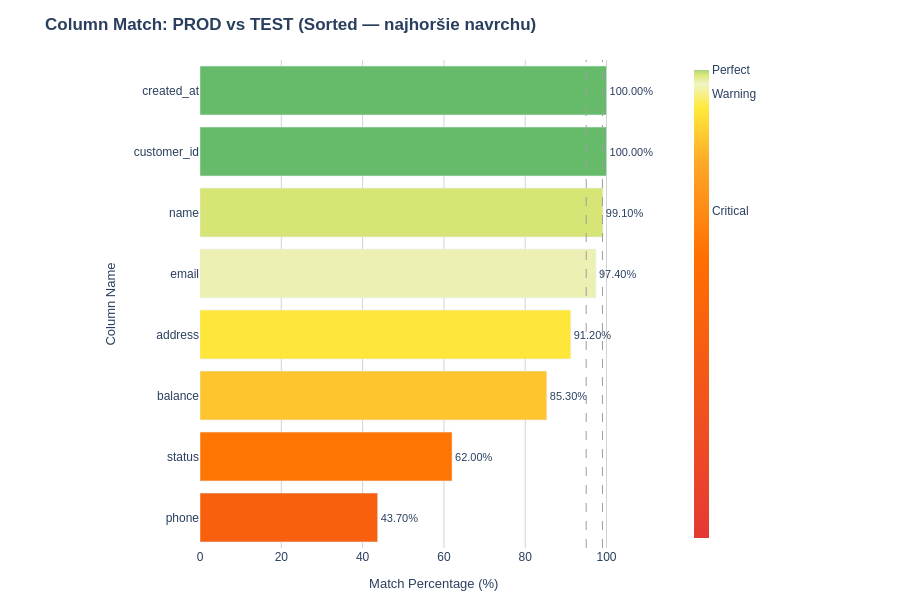

The code cell stored with this chart in its notebook:
### Markdown cell above
### `plot_match_percentage_sorted` — zoradené podľa match %

### Code cell
from databay.reporting.plot import plot_match_percentage_sorted

# Rovnaky slovnik ? tentokrat zoradene od najhorsieho (ascending=True = najnizsi match prvy)
fig = plot_match_percentage_sorted(
    match_data,
    title="Column Match: PROD vs TEST (Sorted - najhorsie navrchu)",
    ascending=True,
    show_reference_lines=True,
)
fig.show()

### Figure 1 — Plotly figure (JSON) as saved in the notebook; plotly's stock layout.template omitted (floating-point values rounded to 4 significant figures)
{"data": [{"hovertemplate": "<b>%{y}</b><br>Match: %{x:.2f}%<extra></extra>", "legendgroup": "", "marker": {"color": [43.7, 62.0, 85.3, 91.2, 97.4, 99.1, 100.0, 100.0], "coloraxis": "coloraxis", "pattern": {"shape": ""}}, "name": "", "orientation": "h", "showlegend": false, "text": [43.7, 62.0, 85.3, 91.2, 97.4, 99.1, 100.0, 100.0], "textfont": {"size": 11}, "textposition": "outside", "texttemplate": "%{text:.2f}%", "type": "bar", "x": [43.7, 62.0, 85.3, 91.2, 97.4, 99.1, 100.0, 100.0], "xaxis": "x", "y": ["phone", "status", "balance", "address", "email", "name", "customer_id", "created_at"], "yaxis": "y"}], "layout": {"barmode": "relative", "coloraxis": {"cmax": 100, "cmin": 0, "colorbar": {"len": 1, "thickness": 15, "ticktext": ["Critical", "Warning", "Perfect"], "tickvals": [70, 95, 100], "title": {"font": {"size": 12}, "text": ""}, "x": 0.88, "xanchor": "left"}, "colorscale": [[0, "#e53935"], [0.6, "#ff6f00"], [0.8, "#ffa726"], [0.92, "#ffeb3b"], [0.97, "#f0f4c3"], [0.99, "#dce775"], [0.999, "#aed581"], [1, "#66bb6a"]]}, "font": {"family": "Arial, sans-serif", "size": 12}, "height": 600, "hoverlabel": {"bgcolor": "white", "font": {"family": "Arial, sans-serif", "size": 12}}, "legend": {"tracegroupgap": 0}, "margin": {"b": 50, "l": 200, "r": 150, "t": 60}, "modebar": {"remove": ["zoom2d", "pan2d", "select2d", "lasso2d", "autoScale2d", "resetScale2d", "toggleSpikelines", "hoverCompareCartesian", "hoverClosestCartesian"]}, "paper_bgcolor": "white", "plot_bgcolor": "white", "shapes": [{"line": {"color": "#9e9e9e", "dash": "dash", "width": 1}, "type": "line", "x0": 95, "x1": 95, "xref": "x", "y0": 0, "y1": 1, "yref": "y domain"}, {"line": {"color": "#9e9e9e", "dash": "dash", "width": 1}, "type": "line", "x0": 99, "x1": 99, "xref": "x", "y0": 0, "y1": 1, "yref": "y domain"}], "title": {"text": "<b>Column Match: PROD vs TEST (Sorted — najhoršie navrchu)</b>"}, "xaxis": {"anchor": "y", "domain": [0, 0.85], "gridcolor": "lightgray", "range": [0, 115], "showgrid": true, "title": {"font": {"size": 13}, "text": "Match Percentage (%)"}}, "yaxis": {"anchor": "x", "categoryarray": ["phone", "status", "balance", "address", "email", "name", "customer_id", "created_at"], "categoryorder": "array", "domain": [0, 1], "showgrid": false, "title": {"font": {"size": 13}, "text": "Column Name"}}}}
